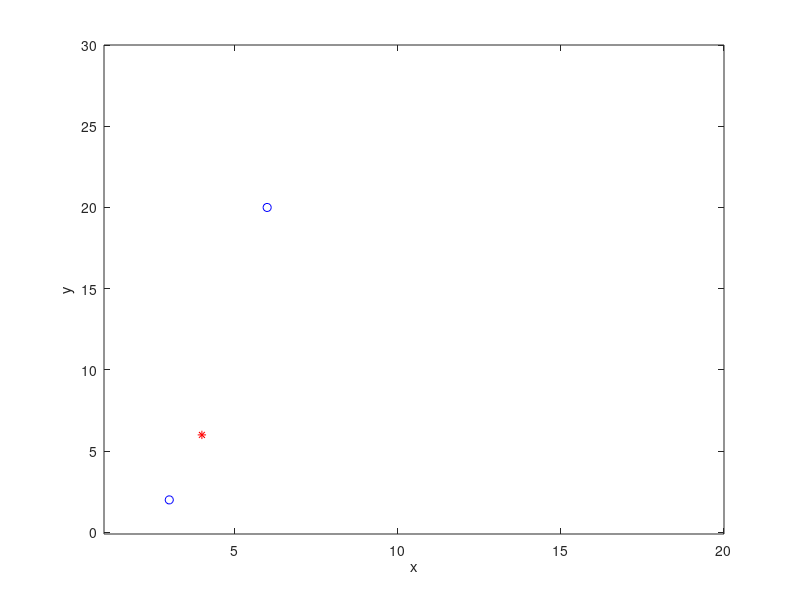

The MATLAB script that drew this image:
x = [1.5 3 6];
y = [-.25 2 20]; 
n = size(x, 2);
%value for fining fx
x_int = 4;
%% determining sum by formula
y_int = 0;
for i = 1:n
    p = y(i);
    for j = 1:n
        if i ~= j
            p = p*((x_int - x(j))/(x(i) - x(j)));
        end
    end
    y_int = y_int + p;
end
y_int
%% ploting the graph
plot(x, y, 'bo', x_int, y_int, 'r*')
axis([1 20 -.1 30])
xlabel('x')
ylabel('y')
